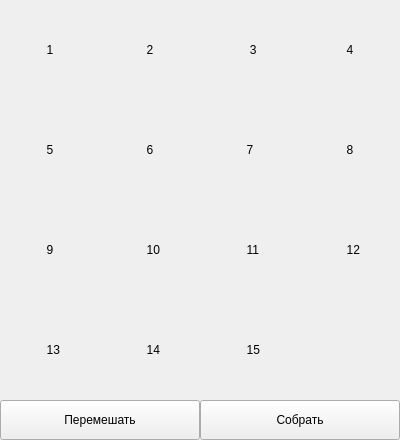
<?xml version="1.0" encoding="UTF-8"?>
<ui version="4.0">
 <class>MainWindow</class>
 <widget class="QMainWindow" name="MainWindow">
  <property name="geometry">
   <rect>
    <x>0</x>
    <y>0</y>
    <width>400</width>
    <height>440</height>
   </rect>
  </property>
  <property name="minimumSize">
   <size>
    <width>400</width>
    <height>440</height>
   </size>
  </property>
  <property name="maximumSize">
   <size>
    <width>400</width>
    <height>440</height>
   </size>
  </property>
  <property name="windowTitle">
   <string>MainWindow</string>
  </property>
  <widget class="QWidget" name="centralWidget">
   <widget class="QLabel" name="pic1">
    <property name="geometry">
     <rect>
      <x>0</x>
      <y>0</y>
      <width>100</width>
      <height>100</height>
     </rect>
    </property>
    <property name="text">
     <string>              1</string>
    </property>
   </widget>
   <widget class="QLabel" name="pic2">
    <property name="geometry">
     <rect>
      <x>100</x>
      <y>0</y>
      <width>100</width>
      <height>100</height>
     </rect>
    </property>
    <property name="text">
     <string>              2</string>
    </property>
   </widget>
   <widget class="QLabel" name="pic3">
    <property name="geometry">
     <rect>
      <x>200</x>
      <y>0</y>
      <width>100</width>
      <height>100</height>
     </rect>
    </property>
    <property name="text">
     <string>               3</string>
    </property>
   </widget>
   <widget class="QLabel" name="pic4">
    <property name="geometry">
     <rect>
      <x>300</x>
      <y>0</y>
      <width>100</width>
      <height>100</height>
     </rect>
    </property>
    <property name="text">
     <string>              4</string>
    </property>
   </widget>
   <widget class="QLabel" name="pic5">
    <property name="geometry">
     <rect>
      <x>0</x>
      <y>100</y>
      <width>100</width>
      <height>100</height>
     </rect>
    </property>
    <property name="text">
     <string>              5</string>
    </property>
   </widget>
   <widget class="QLabel" name="pic6">
    <property name="geometry">
     <rect>
      <x>100</x>
      <y>100</y>
      <width>100</width>
      <height>100</height>
     </rect>
    </property>
    <property name="text">
     <string>              6</string>
    </property>
   </widget>
   <widget class="QLabel" name="pic7">
    <property name="geometry">
     <rect>
      <x>200</x>
      <y>100</y>
      <width>100</width>
      <height>100</height>
     </rect>
    </property>
    <property name="text">
     <string>              7</string>
    </property>
   </widget>
   <widget class="QLabel" name="pic8">
    <property name="geometry">
     <rect>
      <x>300</x>
      <y>100</y>
      <width>100</width>
      <height>100</height>
     </rect>
    </property>
    <property name="text">
     <string>              8</string>
    </property>
   </widget>
   <widget class="QLabel" name="pic9">
    <property name="geometry">
     <rect>
      <x>0</x>
      <y>200</y>
      <width>100</width>
      <height>100</height>
     </rect>
    </property>
    <property name="text">
     <string>              9</string>
    </property>
   </widget>
   <widget class="QLabel" name="pic10">
    <property name="geometry">
     <rect>
      <x>100</x>
      <y>200</y>
      <width>100</width>
      <height>100</height>
     </rect>
    </property>
    <property name="text">
     <string>              10</string>
    </property>
   </widget>
   <widget class="QLabel" name="pic11">
    <property name="geometry">
     <rect>
      <x>200</x>
      <y>200</y>
      <width>100</width>
      <height>100</height>
     </rect>
    </property>
    <property name="text">
     <string>              11</string>
    </property>
   </widget>
   <widget class="QLabel" name="pic12">
    <property name="geometry">
     <rect>
      <x>300</x>
      <y>200</y>
      <width>100</width>
      <height>100</height>
     </rect>
    </property>
    <property name="text">
     <string>              12</string>
    </property>
   </widget>
   <widget class="QLabel" name="pic13">
    <property name="geometry">
     <rect>
      <x>0</x>
      <y>300</y>
      <width>100</width>
      <height>100</height>
     </rect>
    </property>
    <property name="text">
     <string>              13</string>
    </property>
   </widget>
   <widget class="QLabel" name="pic14">
    <property name="geometry">
     <rect>
      <x>100</x>
      <y>300</y>
      <width>100</width>
      <height>100</height>
     </rect>
    </property>
    <property name="text">
     <string>              14</string>
    </property>
   </widget>
   <widget class="QLabel" name="pic15">
    <property name="geometry">
     <rect>
      <x>200</x>
      <y>300</y>
      <width>100</width>
      <height>100</height>
     </rect>
    </property>
    <property name="text">
     <string>              15</string>
    </property>
   </widget>
   <widget class="QPushButton" name="solve_2">
    <property name="geometry">
     <rect>
      <x>200</x>
      <y>400</y>
      <width>200</width>
      <height>40</height>
     </rect>
    </property>
    <property name="text">
     <string>Собрать</string>
    </property>
   </widget>
   <widget class="QPushButton" name="mix_2">
    <property name="geometry">
     <rect>
      <x>0</x>
      <y>400</y>
      <width>200</width>
      <height>40</height>
     </rect>
    </property>
    <property name="text">
     <string>Перемешать</string>
    </property>
   </widget>
  </widget>
  <action name="mix">
   <property name="text">
    <string>Перемешать</string>
   </property>
  </action>
  <action name="solve">
   <property name="text">
    <string>Собрать</string>
   </property>
  </action>
 </widget>
 <layoutdefault spacing="6" margin="11"/>
 <resources/>
 <connections/>
</ui>
